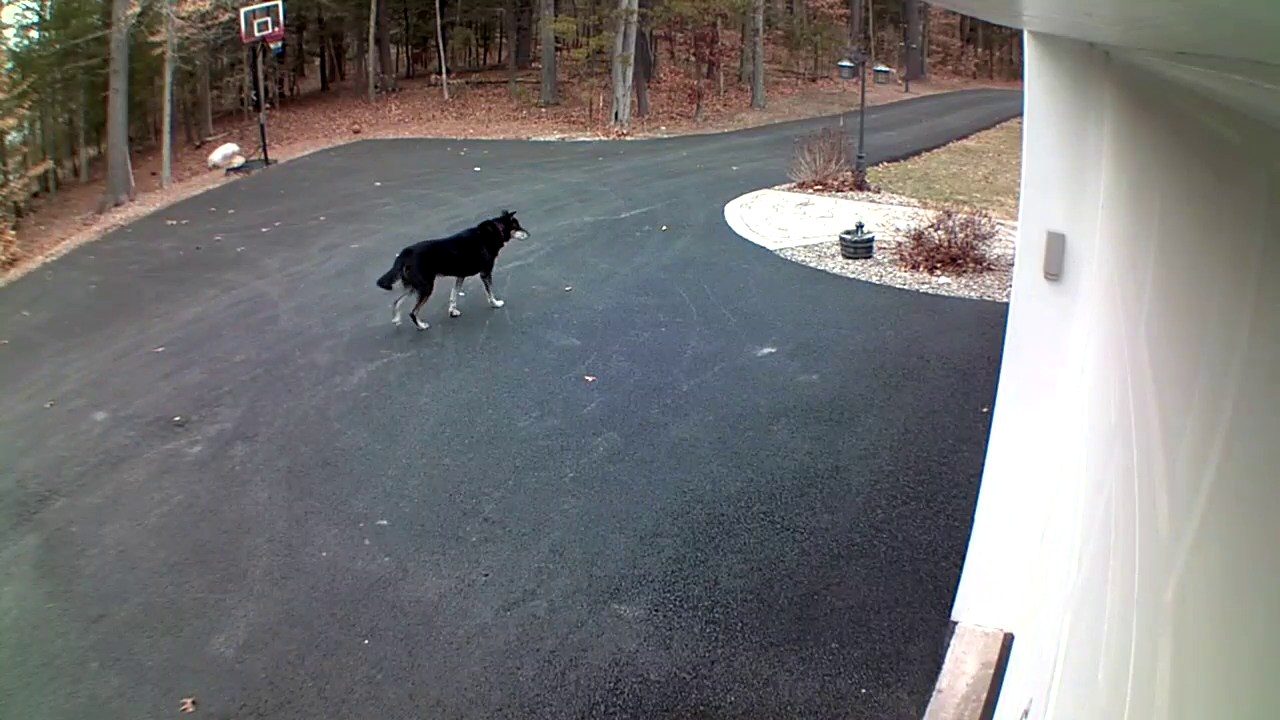
//> input picture frame 140 of data/dog.mp4, 1280 x 720 px
$ ./BackgroundVideo   (built with g++ and OpenCV 4)
//> lines starting //> are read from the running program, lines starting //| are printed output that depends on the picture; after the words box and inside, x2 and y2 are one past the last pixel; in counts of white or black regions, pixels touching at a corner belong together; pictures that were not available may be replaced by others from this repository, and a replacement may not be noted
### BackgroundVideo/stdafx.h
// stdafx.h : include file for standard system include files,
// or project specific include files that are used frequently, but
// are changed infrequently
//

#pragma once

#include "targetver.h"

#include <stdio.h>
#include <tchar.h>


// TODO: reference additional headers your program requires here

### BackgroundVideo/BackgroundVideo.cpp
// BackgroundVideo.cpp : Uses a MOG2 background subtractor
// to automatically remove the background of the input video
//

#include "stdafx.h"
#include <opencv2/opencv.hpp>
#include <iostream>
#include <stdio.h>


using namespace cv;
using namespace std;


void doVideoDemo(String video) {
//> called with video = "../data/dog.mp4"

	VideoCapture cap(video); // open the default camera
	if (!cap.isOpened())
	{
		std::cout << "!!! Failed to open file: " << video;
		return;
	}

	// Setup the display windows
	namedWindow("Red Motion Detection", CV_WINDOW_AUTOSIZE);
	namedWindow("Object", CV_WINDOW_AUTOSIZE);

	resizeWindow("Red Motion Detection", 720, 480);
	resizeWindow("Object", 720, 480);

	moveWindow("Red Motion Detection", 0, 35);
	moveWindow("Object", 720, 35);


	// For Loop declarations
	Mat fgMaskMOG2; //fg mask fg mask generated by MOG2 method
	Ptr<BackgroundSubtractor> pMOG2; //MOG2 Background subtractor
	pMOG2 = createBackgroundSubtractorMOG2(); //MOG2 approach
	Mat frame;

	for (;;)
	{
		if (!cap.read(frame))
			break;
//> frame is the input picture: 720 rows x 1280 cols, CV_8UC3; mean B, G, R 115.7, 115.7, 116.4

		// Resize the wi
		resize(frame, frame, Size(720, 480));
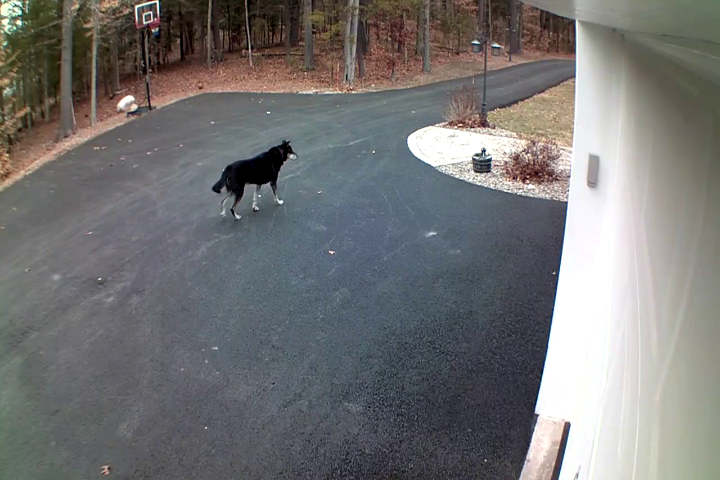
//> frame: 480 rows x 720 cols, CV_8UC3; mean B, G, R 115.7, 115.6, 116.3

		// Add the frame to the model generate a mask based on it
		pMOG2->apply(frame, fgMaskMOG2);
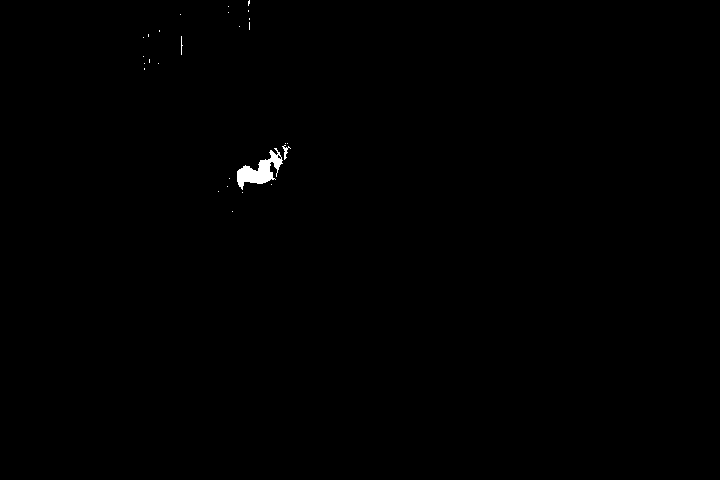
//> fgMaskMOG2: 480 rows x 720 cols, CV_8UC1; values 127 (black) and 255 (white), 0.26% white; 27 white regions (24 under 20 px), largest, box (x1, y1, x2, y2) and area: (237, 148, 283, 190) 792, (282, 145, 291, 160) 44, (181, 36, 183, 55) 20

		// Erosion settings
		int erosion_size = 1;
		Mat element = getStructuringElement(MORPH_ERODE,
			Size(2 * erosion_size + 1, 2 * erosion_size + 1),
			Point(erosion_size, erosion_size));

		// Erode the image to get rid of the flicker noise
		erode(fgMaskMOG2, fgMaskMOG2, element);
		dilate(fgMaskMOG2, fgMaskMOG2, element);
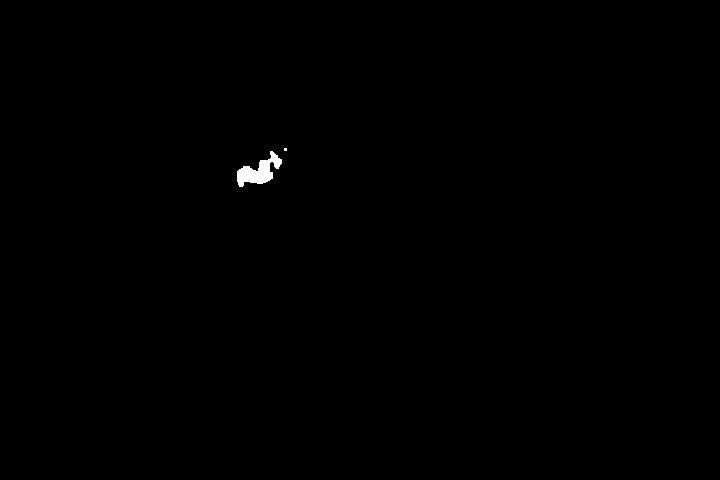
//> fgMaskMOG2: 480 rows x 720 cols, CV_8UC1; values 127 (black) and 255 (white), 0.22% white; 2 white regions (1 under 20 px), largest, box (x1, y1, x2, y2) and area: (237, 151, 282, 187) 742

		// Deep copy the frame
		Mat object = frame.clone();

		// Apply the mask to the frame
		frame.setTo(Scalar(0, 0, 255), fgMaskMOG2);
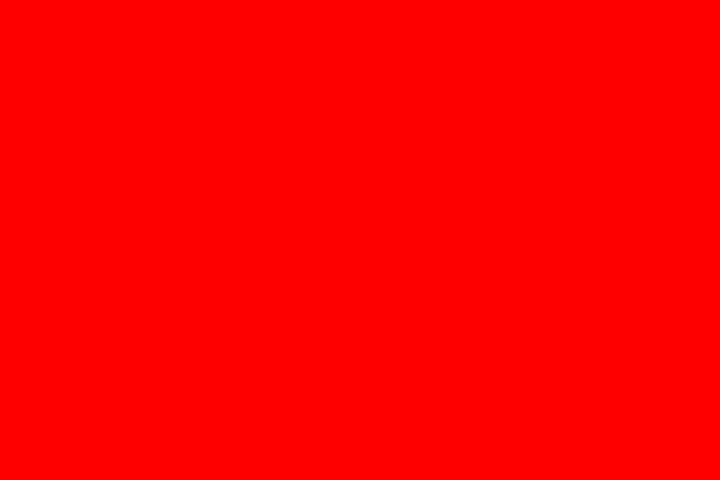
//> frame: 480 rows x 720 cols, CV_8UC3; mean B, G, R 0, 0, 255
		object.setTo(Scalar(0, 255, 0), 255 - fgMaskMOG2);
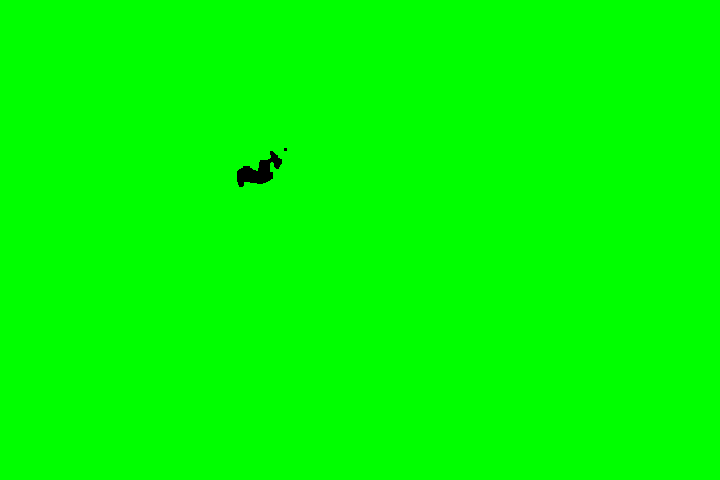
//> object: 480 rows x 720 cols, CV_8UC3; mean B, G, R 0, 254.4, 0

		imshow("Red Motion Detection", frame);
		imshow("Object", object);

		char key = cvWaitKey(10);
//> the Esc key is pressed
		if (key == 27) // ESC
			break;
	}

	return;
}

int main()
{
	doVideoDemo("../data/dog.mp4");
	doVideoDemo("../data/dog1.mp4");
//> call 2 of doVideoDemo, with video = "../data/dog1.mp4"
//> the Enter key is pressed
//> after the loop in doVideoDemo (call 2), `for (;;)`:
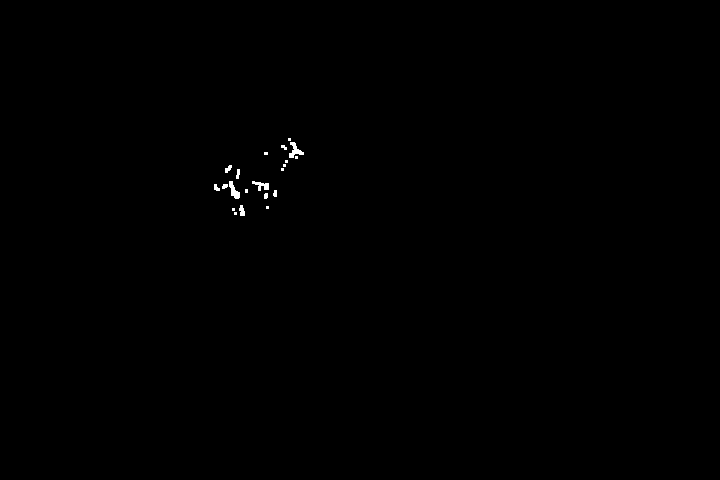
//> fgMaskMOG2: 480 rows x 720 cols, CV_8UC1; values 0 (black) and 127 (white), 0.18% white; 21 white regions (10 under 20 px), largest, box (x1, y1, x2, y2) and area: (289, 142, 304, 158) 110, (229, 181, 240, 199) 103, (252, 181, 269, 191) 87
	doVideoDemo("../data/dogs2.mp4");
//> the Enter key is pressed
	doVideoDemo("../data/dogs3.mp4");
	doVideoDemo("../data/dogs4.mp4");
	doVideoDemo("../data/dogs5.mp4");
	doVideoDemo("../data/dogs6.mp4");
	doVideoDemo("../data/dogs7.mp4");
	doVideoDemo("../data/dogs8.mp4");
	doVideoDemo("../data/dogs9.mp4");
	doVideoDemo("../data/dogs10.mp4");
	doVideoDemo("../data/dogs11.mp4");
	doVideoDemo("../data/dogs12.mp4");
	doVideoDemo("../data/dogs13.mp4");
	doVideoDemo("../data/dogs14.mp4");
	doVideoDemo("../data/dogs15.mp4");
	doVideoDemo("../data/dogs16.mp4");
	doVideoDemo("../data/dogs17.mp4");

	return 0;
}
